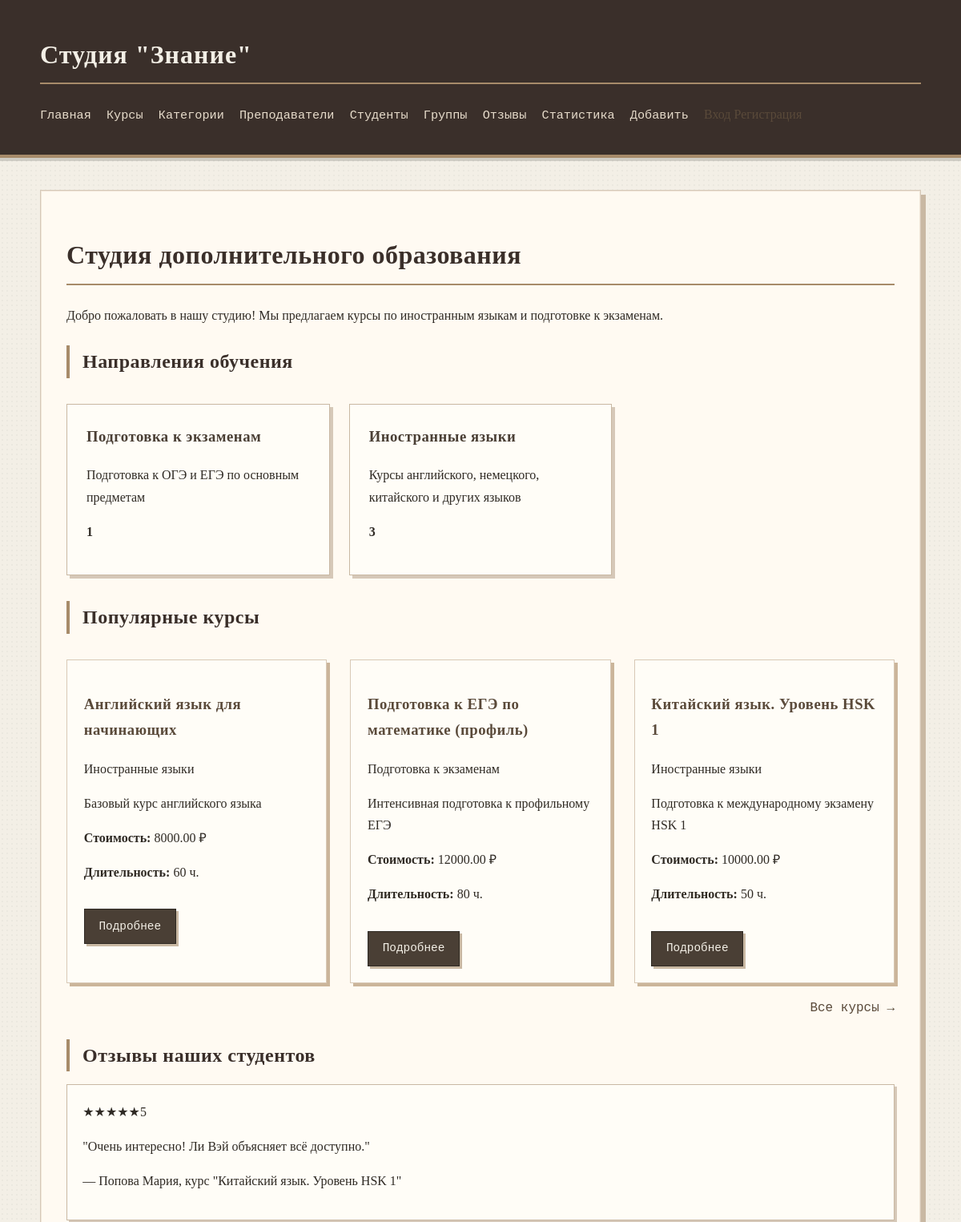
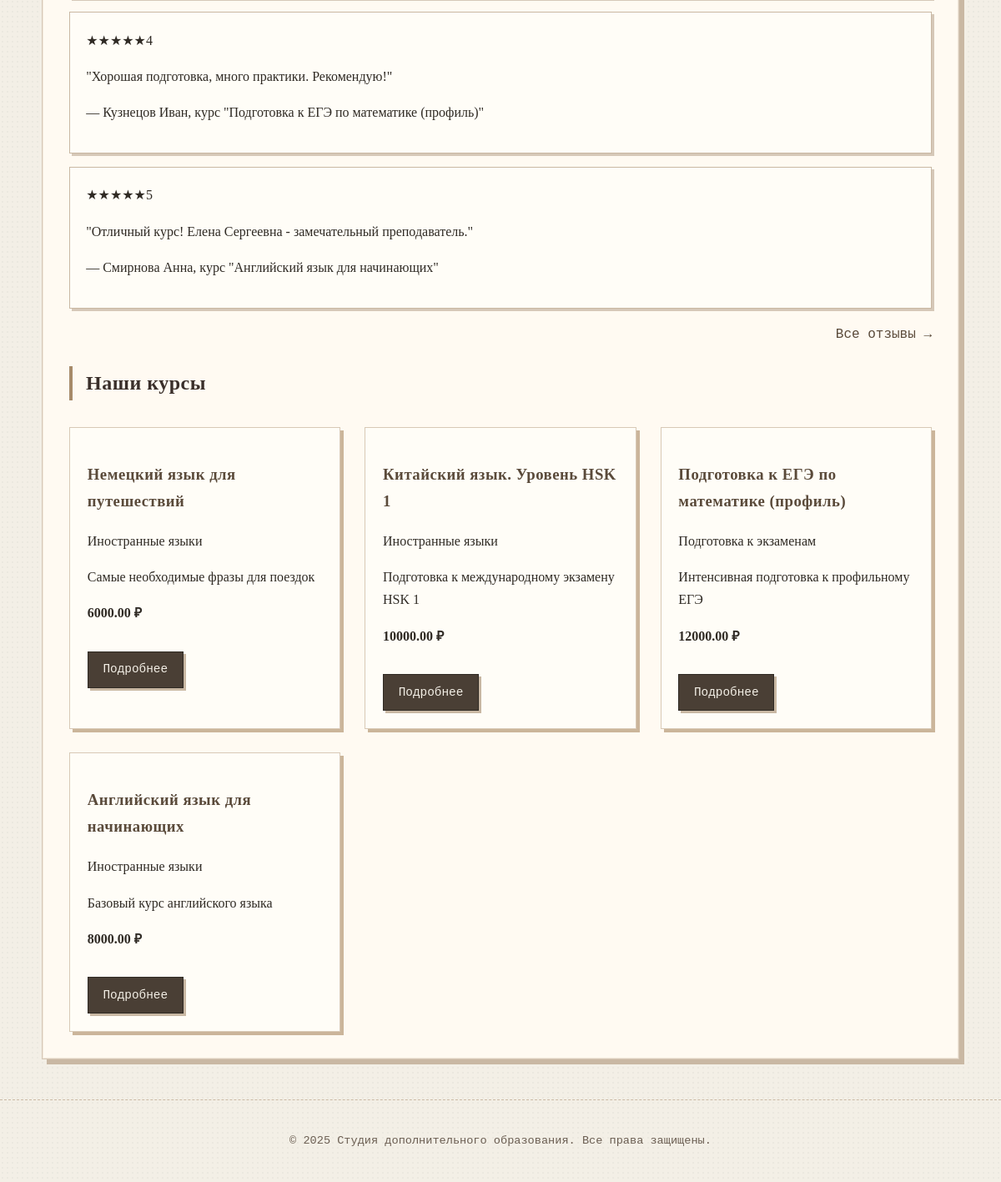
Before: /education/ with the older database file (2 pictures, top to bottom).
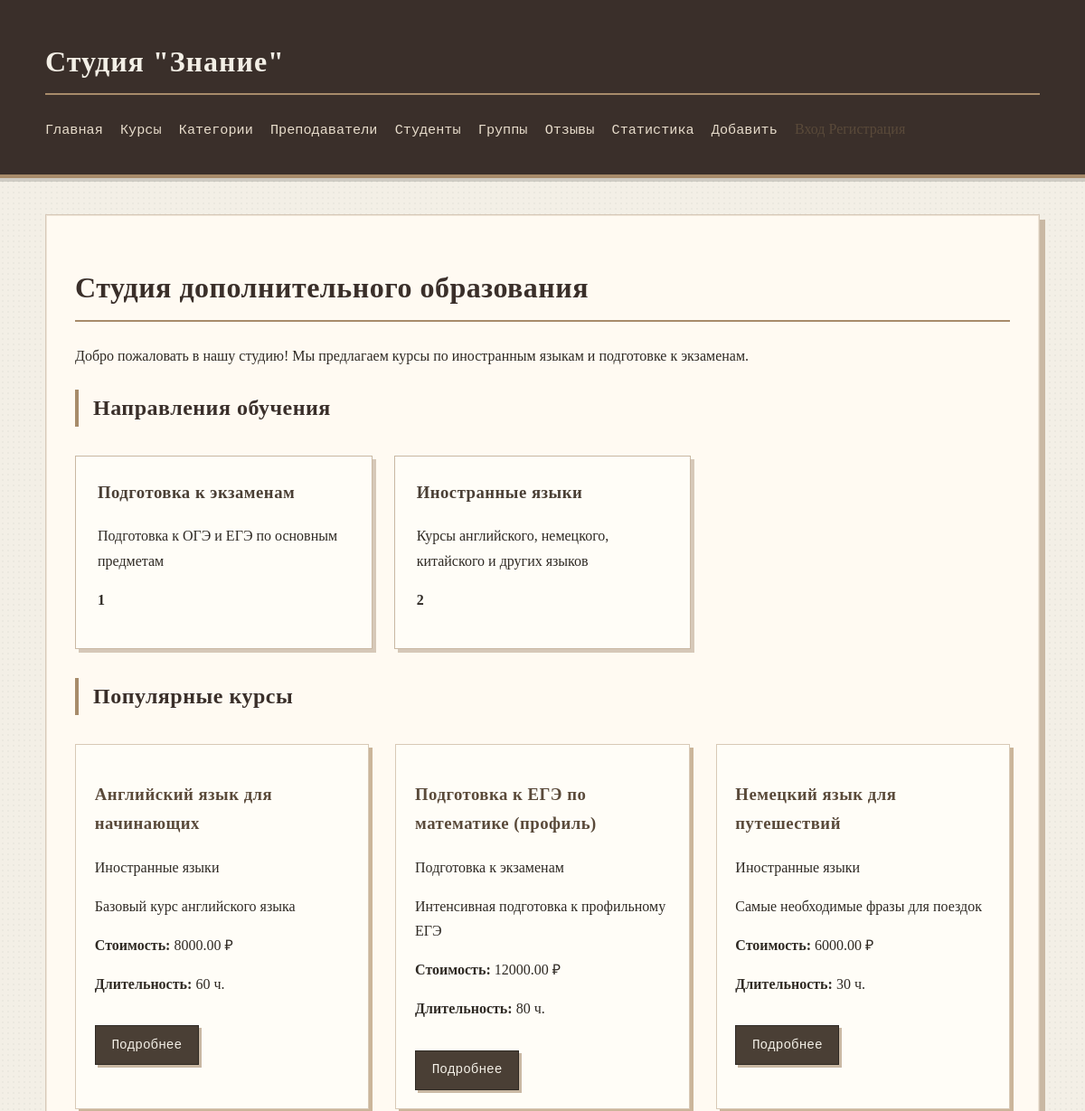
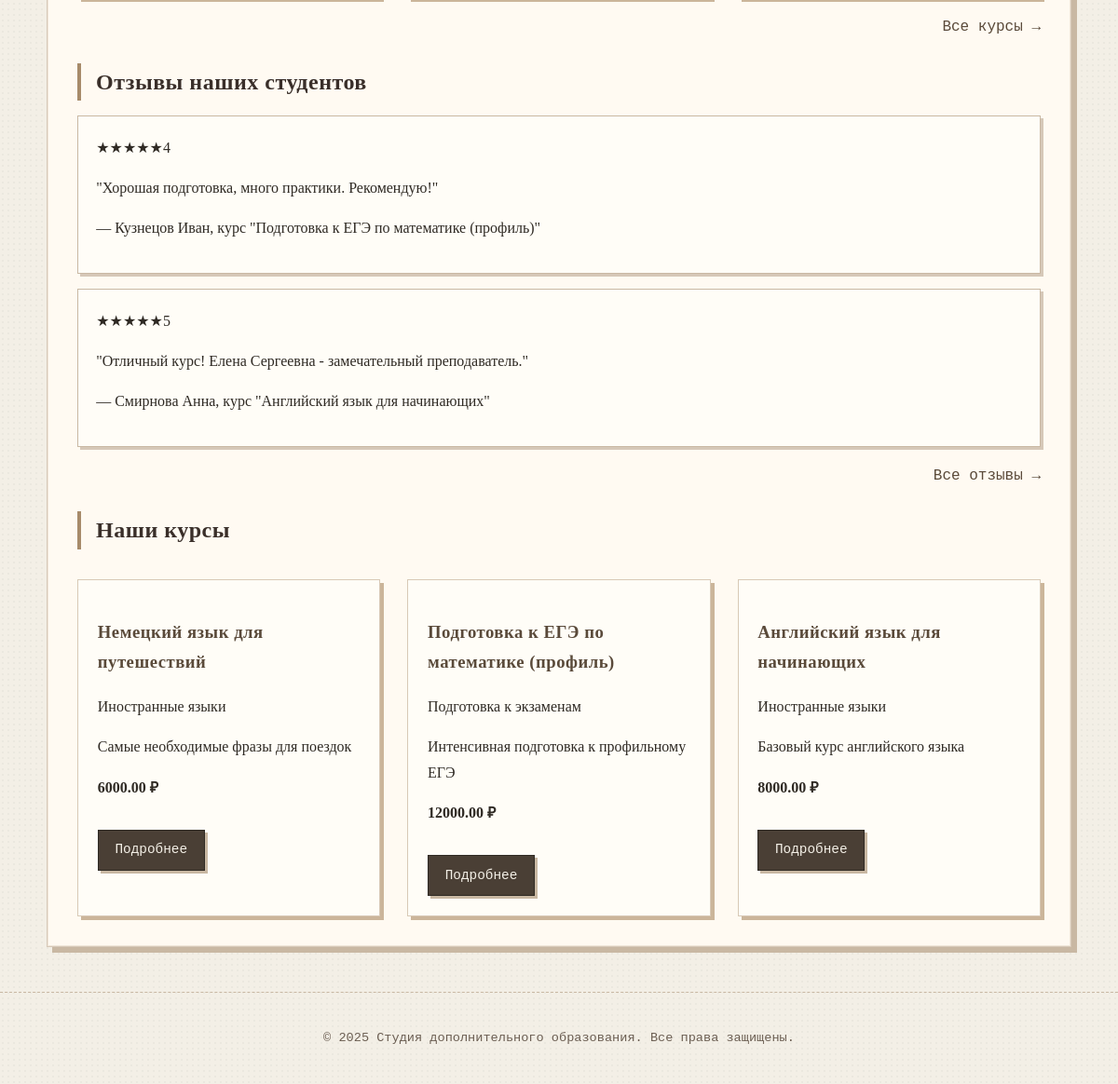
After: the same page with the newer database file (2 pictures, top to bottom).
### education/models.py (models this page shows, shortened)
class Category(models.Model):
    name = models.CharField(max_length=100, verbose_name="Название категории", unique=True)
    slug = models.SlugField(max_length=100, unique=True, db_index=True, verbose_name="URL")
    description = models.TextField(blank=True, verbose_name="Описание категории")
    class Meta:
        db_table = 'categories'
        verbose_name = 'Категория'
        verbose_name_plural = 'Категории'
        ordering = ['name']
    def get_absolute_url(self):
        return reverse('category-detail', kwargs={'cat_slug': self.slug})

class Course(models.Model):
    class Status(models.IntegerChoices):
        DRAFT = 0, 'Черновик'
        PUBLISHED = 1, 'Опубликован'
    category = models.ForeignKey(
        Category,
        on_delete=models.SET_NULL,
        null=True,
        related_name='courses',
        verbose_name="Категория"
    )
    title = models.CharField(max_length=100, verbose_name="Название")
    slug = models.SlugField(max_length=100, unique=True, db_index=True, verbose_name="URL")
    description = models.TextField(verbose_name="Краткое описание")
    full_description = models.TextField(blank=True, verbose_name="Полное описание")
    duration_hours = models.IntegerField(verbose_name="Длительность (часы)")
    price = models.DecimalField(max_digits=10, decimal_places=2, verbose_name="Стоимость")
    status = models.IntegerField(
        choices=Status.choices,
        default=Status.DRAFT,
        verbose_name="Статус"
    )
    time_create = models.DateTimeField(auto_now_add=True, verbose_name="Дата создания")
    time_update = models.DateTimeField(auto_now=True, verbose_name="Дата изменения")
    class Meta:
        db_table = 'courses'
        verbose_name = 'Курс'
        verbose_name_plural = 'Курсы'
        ordering = ['-time_create']
    def get_absolute_url(self):
        return reverse('course-detail-slug', kwargs={'course_slug': self.slug})

class Review(models.Model):
    student = models.ForeignKey(Student, on_delete=models.CASCADE, related_name='reviews', verbose_name="Студент")
    course = models.ForeignKey(Course, on_delete=models.CASCADE, related_name='reviews', verbose_name="Курс")
    rating = models.IntegerField(choices=[(i, str(i)) for i in range(1, 6)], verbose_name="Оценка")
    comment = models.TextField(verbose_name="Комментарий")
    review_date = models.DateTimeField(auto_now_add=True, verbose_name="Дата отзыва")
    is_approved = models.BooleanField(default=False, verbose_name="Одобрен")
    class Meta:
        db_table = 'reviews'
        verbose_name = 'Отзыв'
        verbose_name_plural = 'Отзывы'
        ordering = ['-review_date']

class Student(models.Model):
    user = models.OneToOneField(
        User,
        on_delete=models.CASCADE,
        null=True,
        blank=True,
        related_name='student_profile',
        verbose_name="Пользователь"
    )
    first_name = models.CharField(max_length=50, verbose_name="Имя")
    last_name = models.CharField(max_length=50, verbose_name="Фамилия")
    middle_name = models.CharField(max_length=50, blank=True, verbose_name="Отчество")
    phone = models.CharField(max_length=20, verbose_name="Телефон")
    email = models.EmailField(max_length=100, verbose_name="Email", unique=True)
    birth_date = models.DateField(verbose_name="Дата рождения")
    time_create = models.DateTimeField(auto_now_add=True, verbose_name="Дата регистрации")
    class Meta:
        db_table = 'students'
        verbose_name = 'Студент'
        verbose_name_plural = 'Студенты'
        ordering = ['last_name', 'first_name']
    def get_full_name(self):
        parts = [self.last_name, self.first_name]
        if self.middle_name:
            parts.append(self.middle_name)
        return ' '.join(parts)

### education/views.py (the view)
# urls.py: path('', views.index, name='education-home'),
def index(request):
    published_courses = Course.published.all().select_related('category')[:6]
    popular_courses = Course.published.annotate(
        student_count=Count('groups__enrollments')
    ).order_by('-student_count')[:3]
    latest_reviews = Review.objects.filter(
        is_approved=True
    ).select_related('student', 'course')[:5]
    categories = Category.objects.annotate(
        course_count=Count('courses', filter=Q(courses__status=Course.Status.PUBLISHED))
    ).filter(course_count__gt=0)
    data = {
        'title': 'Студия дополнительного образования',
        'courses': published_courses,
        'popular_courses': popular_courses,
        'latest_reviews': latest_reviews,
        'categories': categories,
    }
    return render(request, 'education/index.html', data)

### education/models.py (called while the page is built)
    def get_queryset(self):
        return super().get_queryset().filter(status=Course.Status.PUBLISHED)

### education/templates/education/index.html (shortened to what this page needs)
{% extends 'base.html' %}
{% load static %}
{% block content %}
    <h1>{{ title }}</h1>
    <p>Добро пожаловать в нашу студию! Мы предлагаем курсы по иностранным языкам и подготовке к экзаменам.</p>
    {% if categories %}
    <div class="categories-section">
        <h2>Направления обучения</h2>
        <div class="category-grid">
            {% for cat in categories %}
            <div class="category-card">
                <h3><a href="{{ cat.get_absolute_url }}">{{ cat.name }}</a></h3>
                <p>{{ cat.description|truncatewords:15 }}</p>
                <p><strong>{{ cat.course_count }}</strong> {{ cat.course_count|pluralize:"курс,курса,курсов" }}</p>
            </div>
            {% endfor %}
        </div>
    </div>
    {% endif %}
    {% if popular_courses %}
    <div class="courses-section">
        <h2>Популярные курсы</h2>
        <div class="course-grid">
            {% for course in popular_courses %}
            <div class="course-card">
                <h3><a href="{{ course.get_absolute_url }}">{{ course.title }}</a></h3>
                <p class="category">{{ course.category.name }}</p>
                <p>{{ course.description|truncatewords:20 }}</p>
                <p><strong>Стоимость:</strong> {{ course.price }} ₽</p>
                <p><strong>Длительность:</strong> {{ course.duration_hours }} ч.</p>
                <a href="{{ course.get_absolute_url }}" class="btn">Подробнее</a>
            </div>
            {% endfor %}
        </div>
        <p class="all-link"><a href="{% url 'courses-list' %}">Все курсы →</a></p>
    </div>
    {% endif %}
    {% if latest_reviews %}
    <div class="reviews-section">
        <h2>Отзывы наших студентов</h2>
        <div class="review-grid">
            {% for review in latest_reviews %}
            <div class="review-card">
                <div class="rating">★★★★★<span class="rating-value">{{ review.rating }}</span></div>
                <p class="comment">"{{ review.comment|truncatewords:30 }}"</p>
                <p class="author">— {{ review.student.get_full_name }}, курс "{{ review.course.title }}"</p>
            </div>
            {% endfor %}
        </div>
        <p class="all-link"><a href="{% url 'reviews-list' %}">Все отзывы →</a></p>
    </div>
    {% endif %}
    {% if courses %}
    <div class="courses-section">
        <h2>Наши курсы</h2>
        <div class="course-grid">
            {% for course in courses %}
            <div class="course-card">
                <h3><a href="{{ course.get_absolute_url }}">{{ course.title }}</a></h3>
                <p class="category">{{ course.category.name }}</p>
                <p>{{ course.description|truncatewords:15 }}</p>
                <p><strong>{{ course.price }} ₽</strong></p>
                <a href="{{ course.get_absolute_url }}" class="btn">Подробнее</a>
            </div>
            {% endfor %}
        </div>
    </div>
    {% endif %}
{% endblock %}

Changed rows visible on the page:
removed Course: title "Китайский язык. Уровень HSK 1", category.name "Иностранные языки", description "Подготовка к международному экзамену HSK 1", price "10000.00", duration_hours "50"
removed Review: rating "5", comment "Очень интересно! Ли Вэй объясняет всё доступно.", student.get_full_name "Попова Мария", course "Китайский язык. Уровень HSK 1"
computed for Category "Иностранные языки": course_count "3" → "2"
now on one of the page's lists (row unchanged): Course: title "Немецкий язык для путешествий", category.name "Иностранные языки", description "Самые необходимые фразы для поездок", price "6000.00", duration_hours "30"
